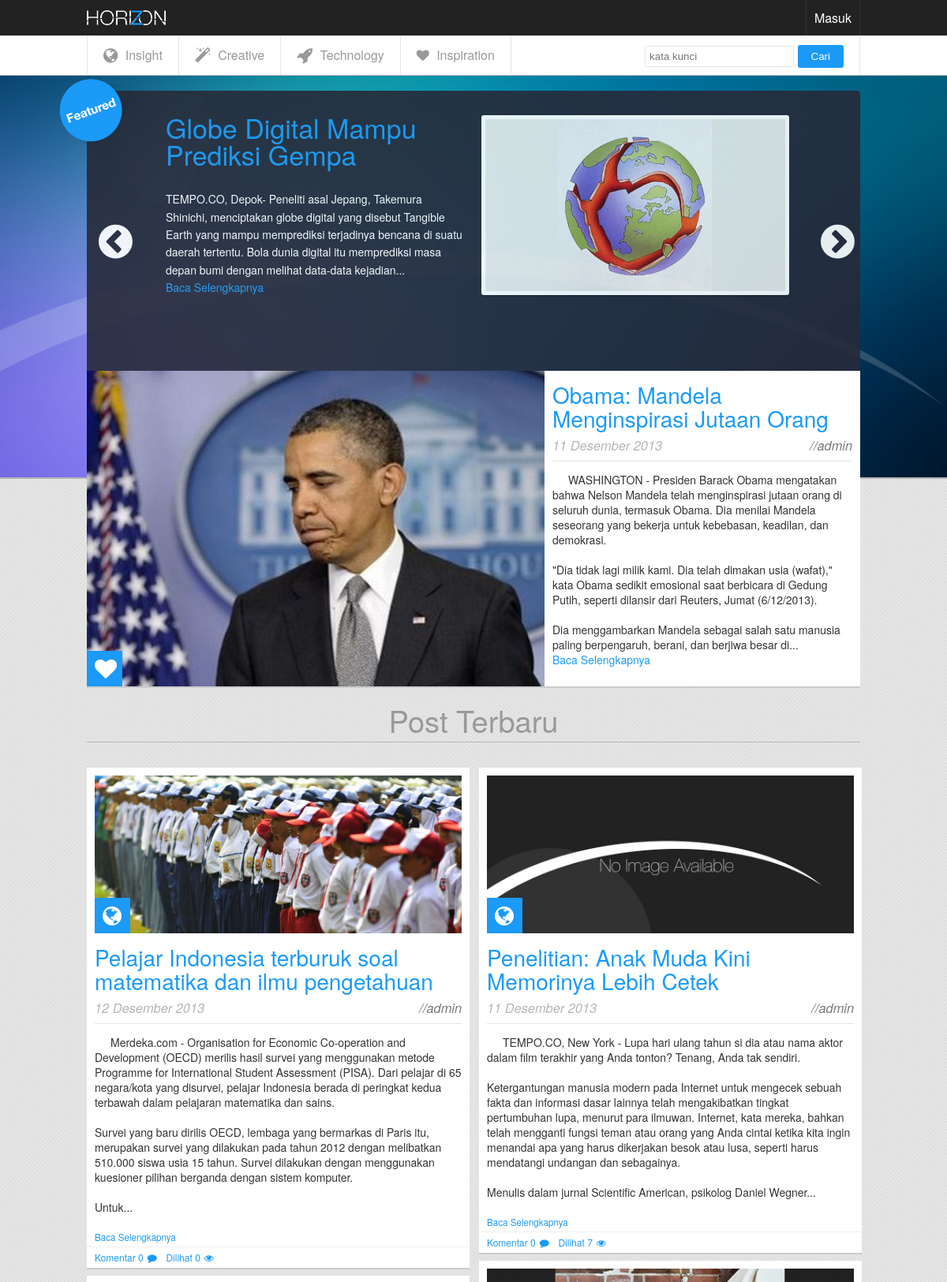
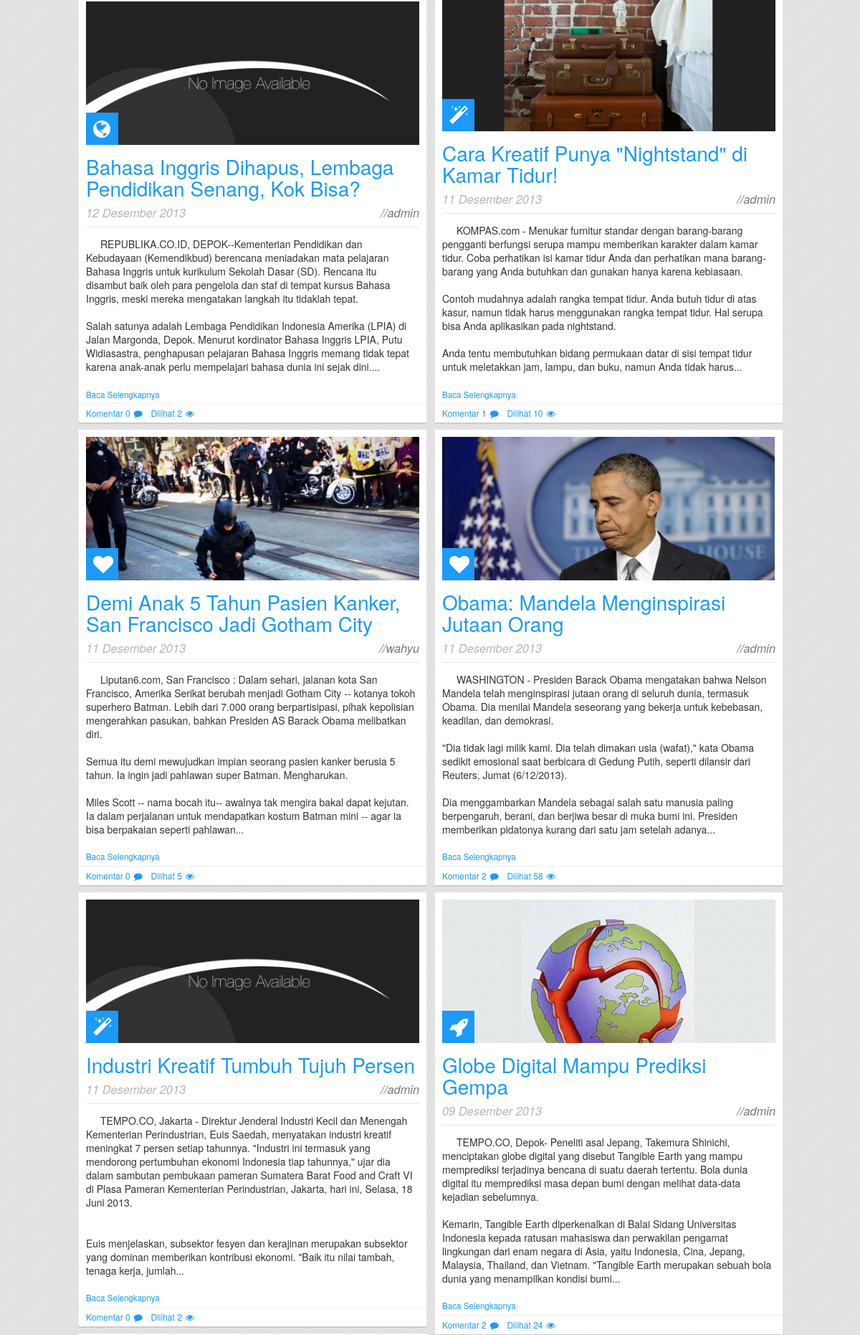
Page /beranda (upper part) on the committed database (2 pictures, top to bottom).
### tables this page shows
CREATE TABLE IF NOT EXISTS `post` (
  `idBerita` int(6) NOT NULL AUTO_INCREMENT,
  `idKategori` int(3) NOT NULL,
  `idUser` int(11) NOT NULL,
  `judulBerita` varchar(150) NOT NULL,
  `berita` text NOT NULL,
  `cdate` date NOT NULL,
  `mdate` date NOT NULL,
  `hits` int(4) NOT NULL,
  `status` int(1) NOT NULL,
  `foto` varchar(100) NOT NULL DEFAULT 'default.jpg',
  PRIMARY KEY (`idBerita`)
);

CREATE TABLE IF NOT EXISTS `user` (
  `idUser` int(6) NOT NULL AUTO_INCREMENT,
  `username` varchar(50) NOT NULL,
  `password` varchar(100) NOT NULL,
  `email` varchar(60) NOT NULL,
  `level` varchar(1) NOT NULL DEFAULT '0',
  PRIMARY KEY (`idUser`)
);

### view.php (the view, shortened to what this page needs)
<?php error_reporting(0); function navigasi() {
?>
<div class='fixer'>
    <nav>
            <ul>
                <a href='beranda' title='Horizon'><li class='logo'></li></a>
                <a href='login'><li class='login'>
                    <?php
                    if(!empty($_SESSION['uid'])){
                        $data=mysql_fetch_array(mysql_query("select username from user where idUser = '$_SESSION[uid]'"));
                        echo"$data[username]";} else {echo"Masuk";}
                    ?>
                </li></a>
            </ul>
        </nav>
        <nav class='main'>
            <ul>
                <a href='kategori-1'><li><i class="fa fa-globe fa-lg"></i> Insight</li></a>
                <a href='kategori-3'><li><i class="fa fa-magic fa-lg"></i> Creative</li></a>
                <a href='kategori-2'><li><i class="fa fa-rocket fa-lg"></i> Technology</li></a>
                <a href='kategori-4'><li><i class="fa fa-heart"></i> Inspiration</li></a>
                <li class='search'><form method="post" action="search">
                        <input type='search' name='search' placeholder='kata kunci' required />
                        <input type='submit' value='Cari' />
                    </form>
                </li>
            </ul>
        </nav>
</div>
<?php }; function kategoriview() {
?>
<?php }; function home() { ?>
<header>
    <div class="slider">
      <div class="page_container">
       <div class='featured'></div>
        <div id="immersive_slider">
           <?php $sql=mysql_query("SELECT * FROM post inner join kategori on kategori.idKategori = post.idKategori inner join user on user.idUser=post.idUser where status=1 order by hits DESC limit 2, 5");
            while($data=mysql_fetch_array($sql)){
                 $data['berita'] = strip_tags($data['berita']);
                    if (strlen($data['berita']) > 500) {
                    $stringCut = substr($data['berita'], 0, 270);
                    $data['berita'] = substr($stringCut, 0, strrpos($stringCut, ' '))."... <br /><a href='hit-$data[idBerita]'>Baca Selengkapnya</a>";
                    }
          echo"<div class='slide'>
            <div class='content'>
              <h2><a href='hit-$data[idBerita]' target='_blank'>$data[judulBerita]</a></h2>
              <p>$data[berita]</p>
            </div>
            <div class='image'>
              <a href='hit-$data[idBerita]' target='_blank'>
                <img src='foto/artikel/$data[foto]' class='slideimg'>
              </a>
            </div>
          </div>";
            }
            ?>
          <a href="#" class="is-prev"><i class='fa fa-chevron-circle-left'></i></a>
          <a href="#" class="is-next"><i class='fa fa-chevron-circle-right'></i></a>
        </div>
      </div>
  	</div>
    </header>
        <section id='wrapper'>
        <?php
            $sql=mysql_query("SELECT * FROM post inner join kategori on kategori.idKategori = post.idKategori inner join user on user.idUser=post.idUser where status=1 order by hits DESC Limit 1");
	        $fetch=mysql_fetch_array($sql);
            $tgl=tgl_indo($fetch['cdate']);
            echo"<section class='bigpost solidshadow'>
                    <div class='imgbox' style='background:url(foto/artikel/$fetch[foto])'>
                    <div class='categorytag'><a href='kategori-$fetch[idKategori]' title='$fetch[namaKategori]'>";
                    if($fetch['idKategori'] == 1)
                    echo"<i class='fa fa-globe fa-2x'></i>";
                    else if ($fetch['idKategori'] == 2)
                    echo"<i class='fa fa-rocket fa-2x'></i>";
                    else if ($fetch['idKategori'] == 3)
                    echo"<i class='fa fa-magic fa-2x'></i>";
                    else if ($fetch['idKategori'] == 4)
                    echo"<i class='fa fa-heart fa-2x'></i>";
                    $fetch['berita'] = strip_tags($fetch['berita']);
                    if (strlen($fetch['berita']) > 500) {
                    $stringCut = substr($fetch['berita'], 0, 500);
                    $fetch['berita'] = substr($stringCut, 0, strrpos($stringCut, ' '))."... <br /><a href='hit-$fetch[idBerita]'>Baca Selengkapnya</a>";
                    }
                    echo"
                    </a></div></div>
                    <article>
                        <hgroup>
                        <a href='hit-".$fetch['idBerita']."'><h1>$fetch[judulBerita]</h1></a>
                        <h3>$tgl <span>//$fetch[username]</span></h3>
                        </hgroup>
                        <pre>$fetch[berita]</pre>
                    </article>
            </section>";
            ?>
            <h1 class='wrapheader'>Post Terbaru</h1>
            <section id='columns'>
            <?php
            $sql=mysql_query("SELECT * FROM post inner join kategori on kategori.idKategori = post.idKategori inner join user on user.idUser=post.idUser where status=1 order by idBerita DESC");
            while($fetch=mysql_fetch_array($sql)){
            $tgl=tgl_indo($fetch['cdate']);
            $tkom =mysql_num_rows(mysql_query("select * from komentar where idBerita = '$fetch[idBerita]'"));
            echo"<section class='post2 solidshadow'>
                <div class='imgbox' style='background:url(foto/artikel/$fetch[foto])'>
                <div class='categorytag'>";
                    if($fetch['idKategori'] == 1)
                    echo"<a href='kategori-$fetch[idKategori]' title='$fetch[namaKategori]'><i class='fa fa-globe fa-2x'></i></a></div>";
                    else if ($fetch['idKategori'] == 2)
                    echo"<a href='kategori-$fetch[idKategori]' title='$fetch[namaKategori]'><i class='fa fa-rocket fa-2x'></i></a></div>";
                    else if ($fetch['idKategori'] == 3)
                    echo"<a href='kategori-$fetch[idKategori]' title='$fetch[namaKategori]'><i class='fa fa-magic fa-2x'></i></a></div>";
                    else if ($fetch['idKategori'] == 4)
                    echo"<a href='kategori-$fetch[idKategori]' title='$fetch[namaKategori]'><i class='fa fa-heart fa-2x'></i></a></div>";
                    $fetch['berita'] = strip_tags($fetch['berita']);
                    if (strlen($fetch['berita']) > 500) {
                    $stringCut = substr($fetch['berita'], 0, 580);
                    $fetch['berita'] = substr($stringCut, 0, strrpos($stringCut, ' '))."...";
                    }
                    echo"</i></a></div>
                </div>
                <article>
                        <hgroup>
                        <a href='hit-".$fetch['idBerita']."'><h1>$fetch[judulBerita]</h1></a>
                        <h3>$tgl <span>//$fetch[username]</span></h3>
                        </hgroup>
                        <pre>$fetch[berita]</pre>
                    </article>
                    <a href='hit-$fetch[idBerita]'><h5>Baca Selengkapnya</h5></a>
                    <div class='footpost'><li>Komentar $tkom <i class='fa fa-comment fa-fw'></i></li>
                    <li>Dilihat $fetch[hits] <i class='fa fa-eye fa-fw'></i></li></div>
            </section>";
            }
            ?>
            </section>
        </section>
<?php }; function detailberita() {
    $sql=mysql_query("SELECT * FROM post inner join kategori on kategori.idKategori = post.idKategori inner join user on user.idUser=post.idUser where idBerita='$_GET[id]' AND status=1");
    $data = mysql_num_rows($sql);
    if($data != 0) {
	$fetch=mysql_fetch_array($sql);
	$tgl=tgl_indo($fetch['cdate']);
	echo "<section id='wrapper' class='detailwrap' style='margin-top:95px'>
            <div class='detailimg solidshadow'>
                <img src='foto/artikel/$fetch[foto]' />
                <div class='overlay'>
                    <div class='categorytag' style='bottom:50px'>";
                    if($fetch['idKategori'] == 1)
                    echo"<a href='kategori-$fetch[idKategori]' title='$fetch[namaKategori]'><i class='fa fa-globe fa-2x'></i>";
                    else if ($fetch['idKategori'] == 2)
                    echo"<a href='kategori-$fetch[idKategori]' title='$fetch[namaKategori]'><i class='fa fa-rocket fa-2x'></i>";
                    else if ($fetch['idKategori'] == 3)
                    echo"<a href='kategori-$fetch[idKategori]' title='$fetch[namaKategori]'><i class='fa fa-magic fa-2x'></i>";
                    else if ($fetch['idKategori'] == 4)
                    echo"<a href='kategori-$fetch[idKategori]' title='$fetch[namaKategori]'><i class='fa fa-heart fa-2x'></i>";
                    echo"
                    </a></div>
                    <div class='infodetail'>
                        <h1>$fetch[judulBerita]</h1>
                        <h3>$tgl // $fetch[username]</h3>
                    </div>
                </div>
            </div>
            <article class='artdetail solidshadow'>
                <aside class='bacajuga'>
                    <h2>TERBARU</h2>
                    <ul>";
                        $sql=mysql_query("SELECT * FROM post inner join kategori on kategori.idKategori = post.idKategori inner join user on user.idUser=post.idUser where status = 1 order by idBerita DESC limit 5");
                        while($data = mysql_fetch_array($sql)){
                        echo"<a href='hit-$data[idBerita]'><li>$data[judulBerita]</li></a>";}
                    echo"</ul>
                    <h2>TERPOPULER</h2>
                    <ul>";
                        $sql=mysql_query("SELECT * FROM post inner join kategori on kategori.idKategori = post.idKategori inner join user on user.idUser=post.idUser where status = 1 order by hits DESC limit 5");
                        while($data = mysql_fetch_array($sql)){
                        echo"<a href='detailberita-$data[idBerita]'><li>$data[judulBerita]</li></a>";}
                    echo"</ul>
                    </ul>
                </aside>
                <div class='detberita'>
                <pre>$fetch[berita]</pre>
            </div>
            </article>
            <h1 class='wrapheader'>Komentar</h1>";
	echo"
    <div class='formkomen solidshadow'>
    <h2>Tulis Komentar</h2>
    <form method='post' action='simpan-komen'>
	<input type='hidden' value='$fetch[idBerita]' name='id_berita'>
	";
	if(!empty($_SESSION['uid']))
	{
		$sql=mysql_query("SELECT * FROM user where idUser=$_SESSION[uid]");
		$fetch=mysql_fetch_array($sql);
		echo"<b>$fetch[username]</b>&nbsp;<input type='hidden' name='nama' value='$fetch[username]'>
		<br><b>$fetch[email]</b>&nbsp;<input type='hidden' name='email' value='$fetch[email]'>
		";
	}
	elseif (empty($_SESSION['uid'])) {
		echo"<input type='text' name='nama' required placeholder='Your name here..'>";
		echo"<input type='text' name='email' id='email' onkeyup='ValidateEmail(); return false;' required placeholder='Your email here..'>
			<br><span id='alert'></span>";
	}
	echo"<br>Please comment politely<br><textarea name='komen'></textarea>";
	echo"<input type='submit' value='Post The Comment'>
		</form>
        </div>
        <div class='komenwrap'>";
        $q = mysql_query("select * from komentar where idBerita = '$_GET[id]' order by idKomentar DESC");
        if(mysql_num_rows($q) != 0){
        while($data = mysql_fetch_array($q)){
            $tgl=tgl_indo($data['tgl_komen']);
            echo"<div class='komen solidshadow'>
                <h4>$data[nama] // $data[email]</h4>
                <h5>$tgl</h5>
                <p>$data[komentar]</p>
            </div>";}
        }
        else {echo"<div class='komen solidshadow'>
                <h2> Belum Ada Komentar </h2>
                <span>Jadi Yang Pertama Komentari Post Ini !</span>
            </div>";}
        echo"</div>
    </section>";
    } else { notfound(); }
	?>
<?php }; function notfound() { ?>
<div class='notfound animated bounceIn' style='margin-top:115px'>
</div>
<?php }; function viewsignup() {?>
<section class="signwrap solidshadow animated bounceIn">
    <?php if($_GET['error'] == 1){echo"<div class='errorsign solidshadow'>Password tidak sama !</div>";} ?>
    <div class='signcard'>
		  <form method='post' action='simpan-user'>
			<label>Username</label>
            <input type='text' maxlenght='10' name='username' required>
			<label>Password</label>
            <input type='password' name='password' maxlenght='10' id='pass1' required>
			<label>Re-Password</label>
            <input type='password' name='passcheck' maxlenght='10' id='pass2' onkeyup='checkPass(); return false;' required>
            <br><span id='pesan'></span><br>
			<label>Email</label>
            <input type='email' name='email' id='email' onkeyup='ValidateEmail(); return false;' required>
            <br><span id='alert'></span><br>
			<br /><input type='submit' value='Sign Up' id='check'>
		</form>
    </div>
    <div class='imglogo'>
    </div>
    <a href='beranda'><h5 style='display:inline'>Kembali ke halaman utama</h5></a>
    </section>
<?php } function footer() { ?>
<footer>
    <section class='footwrap'>
        <div class='footcontent'>
        <h1>Temukan kami</h1>
            <ul>
                <a href='#'><li><i class="fa fa-facebook fa-fw"></i> Facebook</li></a>
                <a href='#'><li><i class="fa fa-twitter fa-fw"></i> Twitter</li></a>
                <a href='#'><li><i class="fa fa-pinterest fa-fw"></i> Pinterest</li></a>
                <a href='#'><li><i class="fa fa-instagram fa-fw"></i> Instagram</li></a>
            </ul>
        </div>
        <div class='footcontent' style='width:670px;'>
        <a href='profil'><h1>Profil Sekolah</h1></a>
            <p>
            SMK Negeri 1 Cimahi terletak di kawasan Industri,  yang dapat dijangkau dengan mudah dari berbagai sudut kota Cimahi, baik dari atau ke Kota Bandung, Kabupaten Bandung Barat dan Jakarta, serta dapat dengan mudah diakses oleh industri sehingga dapat memberikan dukungan dengan baik untuk kepentingan program pembelajaran yang dilakukan di sekolah maupun di Dunia Usaha/Dunia Industri dalam pelaksanaan Praktek Kerja Industri.
            </p>
        </div>
    </section>
    <div class='footnote'>© 2013 Horizon ( Rekayasa Perangkat Lunak <a href='http://www.smkn1-cmi.sch.id/' target='_blank'>SMKN 1 Cimahi</a> )</div>
</footer>
    <script type="text/javascript">
  	  $(document).ready( function() {
  	    $("#immersive_slider").immersive_slider({
  	      container: ".slider", autoStart: 35000, pagination: false
  	    });
  	  });
        </script>
           <script type="text/javascript">
$(function () {
			$.scrollUp({
		        scrollName: 'scrollUp', // Element ID
		        scrollDistance: 900, // Distance from top/bottom before showing element (px)
		        scrollFrom: 'top', // 'top' or 'bottom'
		        scrollSpeed: 800, // Speed back to top (ms)
		        easingType: 'easeInOutCubic', // Scroll to top easing (see http://easings.net/)
		        animation: 'slide', // Fade, slide, none
		        animationInSpeed: 300, // Animation in speed (ms)
		        animationOutSpeed: 300, // Animation out speed (ms)
		        scrollImg: true, // Set true to use image
		        zIndex: 2147483647 // Z-Index for the overlay
			});
		});
</script>
<?php } function profil() { ?>
http://fontawesome.io/
http://jquery.com/
http://markgoodyear.com/2013/01/scrollup-jquery-plugin/
https://daneden.me/animate/
https://github.com/peachananr/immersive-slider
<?php } ?>

### rows in the picture
post: judulBerita "Globe Digital Mampu Prediksi Gempa", berita "TEMPO.CO, Depok- Peneliti asal Jepang, Takemura Shinichi, menciptakan globe digital yang disebut Tangible Earth yang mampu memprediksi terjadinya bencana di suatu daerah tertentu. Bola dunia digital itu memprediksi masa depan bumi dengan melihat data-data kejadian", foto (picture), cdate "09 Desember 2013", idUser.username "admin", fetch "TEMPO.CO, Depok- Peneliti asal Jepang, Takemura Shinichi, menciptakan globe digital yang disebut Tangible Earth yang mampu memprediksi terjadinya bencana di suatu daerah tertentu. Bola dunia digital itu memprediksi masa depan bumi dengan melihat data-data kejadian sebelumnya. Kemarin, Tangible Earth diperkenalkan di Balai Sidang Universitas Indonesia kepada ratusan mahasiswa dan perwakilan pengamat lingkungan dari enam negara di Asia, yaitu Indonesia, Cina, Jepang, Malaysia, Thailand, dan Vietnam. \"Tangible Earth merupakan sebuah bola dunia yang menampilkan kondisi bumi...", tkom "2", hits "24"
post: foto (picture), judulBerita "Obama: Mandela Menginspirasi Jutaan Orang", cdate "11 Desember 2013", idUser.username "admin", berita "WASHINGTON - Presiden Barack Obama mengatakan bahwa Nelson Mandela telah menginspirasi jutaan orang di seluruh dunia, termasuk Obama. Dia menilai Mandela seseorang yang bekerja untuk kebebasan, keadilan, dan demokrasi. \"Dia tidak lagi milik kami. Dia telah dimakan usia (wafat),\" kata Obama sedikit emosional saat berbicara di Gedung Putih, seperti dilansir dari Reuters, Jumat (6/12/2013). Dia menggambarkan Mandela sebagai salah satu manusia paling berpengaruh, berani, dan berjiwa besar di", fetch "WASHINGTON - Presiden Barack Obama mengatakan bahwa Nelson Mandela telah menginspirasi jutaan orang di seluruh dunia, termasuk Obama. Dia menilai Mandela seseorang yang bekerja untuk kebebasan, keadilan, dan demokrasi. \"Dia tidak lagi milik kami. Dia telah dimakan usia (wafat),\" kata Obama sedikit emosional saat berbicara di Gedung Putih, seperti dilansir dari Reuters, Jumat (6/12/2013). Dia menggambarkan Mandela sebagai salah satu manusia paling berpengaruh, berani, dan berjiwa besar di muka bumi ini. Presiden memberikan pidatonya kurang dari satu jam setelah adanya...", tkom "2", hits "58"
post: foto (picture), judulBerita "Pelajar Indonesia terburuk soal matematika dan ilmu pengetahuan", cdate "12 Desember 2013", idUser.username "admin", fetch "Merdeka.com - Organisation for Economic Co-operation and Development (OECD) merilis hasil survei yang menggunakan metode Programme for International Student Assessment (PISA). Dari pelajar di 65 negara/kota yang disurvei, pelajar Indonesia berada di peringkat kedua terbawah dalam pelajaran matematika dan sains. Survei yang baru dirilis OECD, lembaga yang bermarkas di Paris itu, merupakan survei yang dilakukan pada tahun 2012 dengan melibatkan 510.000 siswa usia 15 tahun. Survei dilakukan dengan menggunakan kuesioner pilihan berganda dengan sistem komputer. Untuk...", tkom "0", hits "0"
post: foto (placeholder picture), judulBerita "Bahasa Inggris Dihapus, Lembaga Pendidikan Senang, Kok Bisa?", cdate "12 Desember 2013", idUser.username "admin", fetch "REPUBLIKA.CO.ID, DEPOK--Kementerian Pendidikan dan Kebudayaan (Kemendikbud) berencana meniadakan mata pelajaran Bahasa Inggris untuk kurikulum Sekolah Dasar (SD). Rencana itu disambut baik oleh para pengelola dan staf di tempat kursus Bahasa Inggris, meski mereka mengatakan langkah itu tidaklah tepat. Salah satunya adalah Lembaga Pendidikan Indonesia Amerika (LPIA) di Jalan Margonda, Depok. Menurut kordinator Bahasa Inggris LPIA, Putu Widiasastra, penghapusan pelajaran Bahasa Inggris memang tidak tepat karena anak-anak perlu mempelajari bahasa dunia ini sejak dini....", tkom "0", hits "2"
post: foto (picture), judulBerita "Demi Anak 5 Tahun Pasien Kanker, San Francisco Jadi Gotham City", cdate "11 Desember 2013", idUser.username "wahyu", fetch "Liputan6.com, San Francisco : Dalam sehari, jalanan kota San Francisco, Amerika Serikat berubah menjadi Gotham City -- kotanya tokoh superhero Batman. Lebih dari 7.000 orang berpartisipasi, pihak kepolisian mengerahkan pasukan, bahkan Presiden AS Barack Obama melibatkan diri. Semua itu demi mewujudkan impian seorang pasien kanker berusia 5 tahun. Ia ingin jadi pahlawan super Batman. Mengharukan. Miles Scott -- nama bocah itu-- awalnya tak mengira bakal dapat kejutan. Ia dalam perjalanan untuk mendapatkan kostum Batman mini -- agar ia bisa berpakaian seperti pahlawan...", tkom "0", hits "5"
post: foto (placeholder picture), judulBerita "Industri Kreatif Tumbuh Tujuh Persen", cdate "11 Desember 2013", idUser.username "admin", fetch "TEMPO.CO, Jakarta - Direktur Jenderal Industri Kecil dan Menengah Kementerian Perindustrian, Euis Saedah, menyatakan industri kreatif meningkat 7 persen setiap tahunnya. \"Industri ini termasuk yang mendorong pertumbuhan ekonomi Indonesia tiap tahunnya,\" ujar dia dalam sambutan pembukaan pameran Sumatera Barat Food and Craft VI di Plasa Pameran Kementerian Perindustrian, Jakarta, hari ini, Selasa, 18 Juni 2013. Euis menjelaskan, subsektor fesyen dan kerajinan merupakan subsektor yang dominan memberikan kontribusi ekonomi. \"Baik itu nilai tambah, tenaga kerja, jumlah...", tkom "0", hits "2"
post: foto (placeholder picture), judulBerita "Penelitian: Anak Muda Kini Memorinya Lebih Cetek", cdate "11 Desember 2013", idUser.username "admin", fetch "TEMPO.CO, New York - Lupa hari ulang tahun si dia atau nama aktor dalam film terakhir yang Anda tonton? Tenang, Anda tak sendiri. Ketergantungan manusia modern pada Internet untuk mengecek sebuah fakta dan informasi dasar lainnya telah mengakibatkan tingkat pertumbuhan lupa, menurut para ilmuwan. Internet, kata mereka, bahkan telah mengganti fungsi teman atau orang yang Anda cintai ketika kita ingin menandai apa yang harus dikerjakan besok atau lusa, seperti harus mendatangi undangan dan sebagainya. Menulis dalam jurnal Scientific American, psikolog Daniel Wegner...", tkom "0", hits "7"
post: foto (picture), judulBerita "Cara Kreatif Punya \"Nightstand\" di Kamar Tidur!", cdate "11 Desember 2013", idUser.username "admin", fetch "KOMPAS.com - Menukar furnitur standar dengan barang-barang pengganti berfungsi serupa mampu memberikan karakter dalam kamar tidur. Coba perhatikan isi kamar tidur Anda dan perhatikan mana barang-barang yang Anda butuhkan dan gunakan hanya karena kebiasaan. Contoh mudahnya adalah rangka tempat tidur. Anda butuh tidur di atas kasur, namun tidak harus menggunakan rangka tempat tidur. Hal serupa bisa Anda aplikasikan pada nightstand. Anda tentu membutuhkan bidang permukaan datar di sisi tempat tidur untuk meletakkan jam, lampu, dan buku, namun Anda tidak harus...", tkom "1", hits "10"
